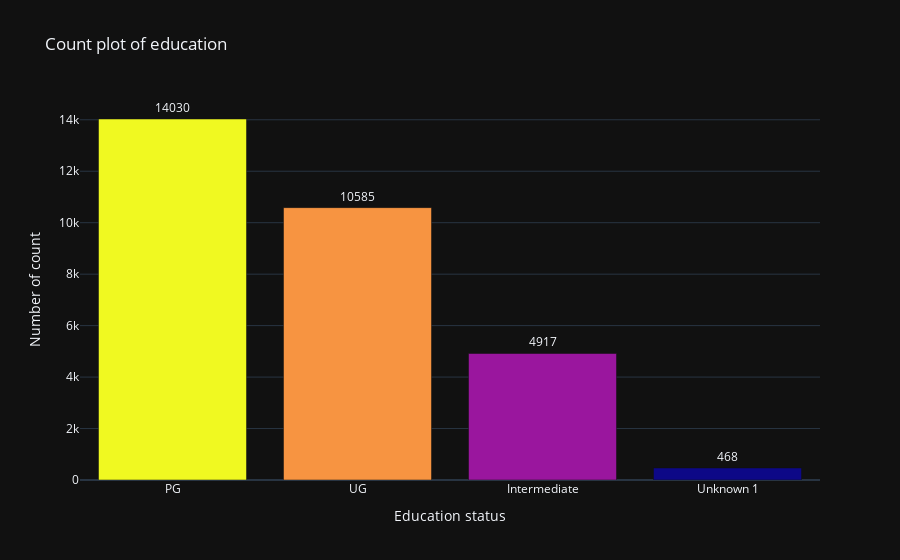

Write notebook code for a chart like this one.
### Code cell
fig = go.Figure(go.Bar(
    x = EDUCATION['index'],y = EDUCATION['count'],text = EDUCATION['count'],marker={'color': EDUCATION['count']}
    ,textposition = "outside"))
fig.update_layout(title_text='Count plot of education',xaxis_title="Education status",yaxis_title="Number of count")
fig.show()

### Figure 1 — Plotly figure (JSON) as saved in the notebook; plotly's stock layout.template omitted (floating-point values rounded to 4 significant figures)
{"data": [{"marker": {"color": [14030, 10585, 4917, 468]}, "text": [14030, 10585, 4917, 468], "textposition": "outside", "type": "bar", "x": ["PG", "UG", "Intermediate", "Unknown 1"], "y": [14030, 10585, 4917, 468]}], "layout": {"title": {"text": "Count plot of education"}, "xaxis": {"title": {"text": "Education status"}}, "yaxis": {"title": {"text": "Number of count"}}}}
